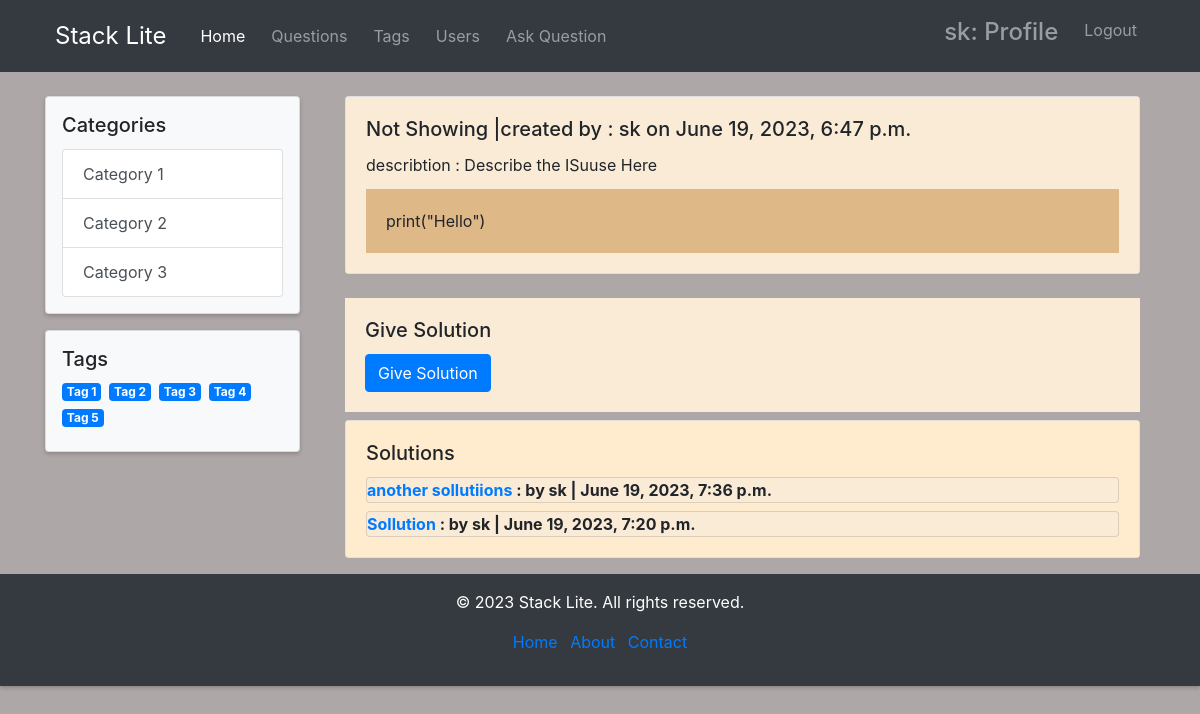
The app's page /stacklit/dis/1 (signed in) with its own data.
### stackapp/models.py (models this page shows, shortened)
class Ticket(models.Model):
    title = models.CharField(max_length=200)
    describe = models.TextField(max_length=500)
    code = models.TextField(blank=True)
    maker = models.ForeignKey(User , on_delete=models.CASCADE,related_name="tickets")
    created_date= models.DateTimeField(auto_now_add=True)
    class Meta:
        ordering = ("-created_date",)

class Comment(models.Model):
    title = models.CharField(max_length=200)
    solution = models.TextField(max_length=500)
    code = models.TextField(max_length=500 , blank = True)
    user = models.ForeignKey(User, on_delete=models.CASCADE)
    created_date = models.DateTimeField(auto_now=True)
    solution_for = models.ForeignKey(Ticket , on_delete=models.CASCADE)
    approved = models.BooleanField(default=False)
    class Meta:
        ordering = ("-created_date",)

### stackapp/views.py (the view)
# urls.py: path('dis/<int:id>',views.discussion ,name="discussion"),
@login_required
def discussion(request, id):
    obj = Ticket.objects.get(pk=id)
    comments = Comment.objects.filter(solution_for_id=id)
    if request.method == "POST":
        comment_form = CommentForm(request.POST)
        if comment_form.is_valid():
            comment = comment_form.save(commit=False)
            comment.solution_for = obj
            comment.user = request.user
            comment.save()
            return redirect("stackapp:discussion", id=id)
    else:
        form = CommentForm()
    context = {
        "object": obj,
        "form": form,
        "comments": comments
    }
    return render(request, 'stackapp/discussion.html', context)

### stackapp/templates/stackapp/discussion.html (shortened to what this page needs)
{% extends "base.html" %}
{% load crispy_forms_tags %}
{% block sidepanel %}
<div class="col-md-3">
    <div class="card p-3" style="background-color: #f8f9fa; box-shadow: 0 2px 4px rgba(0, 0, 0, 0.2);">
        <h5 class="card-title">Categories</h5>
        <ul class="list-group">
            <li class="list-group-item list-group-item-action">Category 1</li>
            <li class="list-group-item list-group-item-action">Category 2</li>
            <li class="list-group-item list-group-item-action">Category 3</li>
        </ul>
    </div>
    <div class="card p-3 mt-3" style="background-color: #f8f9fa; box-shadow: 0 2px 4px rgba(0, 0, 0, 0.2);">
        <h5 class="card-title">Tags</h5>
        <div class="d-flex flex-wrap">
            <span class="badge badge-primary mr-2 mb-2 tag-item">Tag 1</span>
            <span class="badge badge-primary mr-2 mb-2 tag-item">Tag 2</span>
            <span class="badge badge-primary mr-2 mb-2 tag-item">Tag 3</span>
            <span class="badge badge-primary mr-2 mb-2 tag-item">Tag 4</span>
            <span class="badge badge-primary mr-2 mb-2 tag-item">Tag 5</span>
        </div>
    </div>
</div>
{% endblock %}
{% block body %}
<div class="col-md-12">
    <div class="card">
        <div class="card-body" style="background-color: antiquewhite;">
            <h5 class="card-title">{{object.title}} |created by : {{object.maker}} on {{object.created_date}}</h5>
            <p class="card-title">describtion : {{object.describe}} </p>
            <div class="card-body my-card-body" style="background-color: burlywood; max-height: 400px; overflow-y: auto;">
                {% if object.code %}
                    <p class="card-text">{{object.code}}</p>
                {% endif %}
            </div>
        </div>
    </div>
<br>
    <div class="card-body " style="background-color: antiquewhite;">
        <h5 class="card-title">Give Solution</h5>
        <button class="btn btn-primary" onclick="toggleForm()">Give Solution</button>
    </div>
    <div class="card mt-2">
        <div class="card-body" style="background-color: blanchedalmond;">
            <h5 class="card-title">Solutions</h5>
            <div class="comment-list">
                <div class="comment-box">
                    {% for comment in comments %}
                    <div class="comment">
                        <div class="card mt-2" style="background-color: antiquewhite; ">
                            <div class="card-text">
                            <strong>
                                    <a href="{% url 'stackapp:solution' id=comment.id %}" class="comment-link">
                                        {{ comment.title }}
                                    </a> : by {{ comment.user.username }} | {{ comment.created_date }}
                                </strong>
                            </div>
                        </div>
                    </div>
                    {% endfor %}
                </div>
            </div>
        </div>
    </div>
</div>
</div>
</div>
{% endblock %}
{% block footer %}
<footer class="bg-dark text-white py-3 mt-3">
    <div class="container text-center">
        <p>&copy; 2023 Stack Lite. All rights reserved.</p>
        <ul class="list-inline">
            <li class="list-inline-item"><a href="#">Home</a></li>
            <li class="list-inline-item"><a href="#">About</a></li>
            <li class="list-inline-item"><a href="#">Contact</a></li>
        </ul>
    </div>
</footer>
{% endblock %}

### templates/base.html (shortened to what this page needs)
<!DOCTYPE html>
<html lang="en">
<head>
    <link rel="stylesheet" href="https://stackpath.bootstrapcdn.com/bootstrap/4.3.1/css/bootstrap.min.css">
</head>
<body style="background-color: rgb(174, 167, 167); box-shadow: 0 2px 4px rgba(0, 0, 0, 0.2);">
    <nav class="navbar navbar-expand-lg navbar-dark bg-dark">
        <div class="container">
            <a class="navbar-brand" href="{% url 'index' %}">Stack Lite</a>
            <div class="collapse navbar-collapse" id="navbarNav">
                <ul class="navbar-nav">
                    <li class="nav-item active">
                        <a class="nav-link" href="{% url 'index' %}">Home</a>
                    </li>
                    <li class="nav-item">
                        <a class="nav-link" href="{% url 'stackapp:list_questions' %}">Questions</a>
                    </li>
                    <li class="nav-item">
                        <a class="nav-link" href="#">Tags</a>
                    </li>
                    <li class="nav-item">
                        <a class="nav-link" href="#">Users</a>
                    </li>
                    <li class="nav-item">
                        <a class="nav-link" href="{% url 'stackapp:ask_questions' %}">Ask Question</a>
                    </li>
                </ul>
            </div>
            <ul class="navbar-nav ml-auto">
                <li class="nav-item">
                    {% if user.is_authenticated %}
                        <a class="nav-link" href="{% url 'user_handling:user_detail' %}"><h4>{{user.username}}: Profile</h4></a>
                    {% endif %}
                </li>
                <li class="nav-item">
                    {% if user.is_authenticated %}
                        <a class="nav-link" href="{% url 'user_handling:user_logout' %}">Logout</a>
                    {% else %}
                        <a class="nav-link" href="{% url 'user_handling:user_login' %}">Login</a>
                    {% endif %}
                </li>
            </ul>
        </div>
    </nav>
    <div class="container mt-4">
        <div class="row">
            {% block sidepanel %}
            {% endblock %}
            <div class="col-md-9">
                {% block body %}
                {% endblock %}
            </div>
    {% block footer %}
    {% endblock %}
</body>
</html>

### templates/base.html (style rules this page uses)
body { padding-top: 0; }
.navbar { margin-bottom: 0; }
.navbar-brand { font-size: 24px; padding: 10px; }
.navbar-nav .nav-item { margin-right: 10px; }
.navbar-nav .nav-link { font-size: 16px; }
.navbar-nav.ml-auto { margin-left: auto; }

### records on screen
Ticket: title "Not Showing", maker "sk", created_date "June 19, 2023, 6:47 p.m.", describe "Describe the ISuuse Here", code "print(\"Hello\")"
Comment: title "another sollutiions", user.username "sk", created_date "June 19, 2023, 7:36 p.m."
Comment: title "Sollution", user.username "sk", created_date "June 19, 2023, 7:20 p.m."

### other values on screen
{{ user.username }} "sk"
